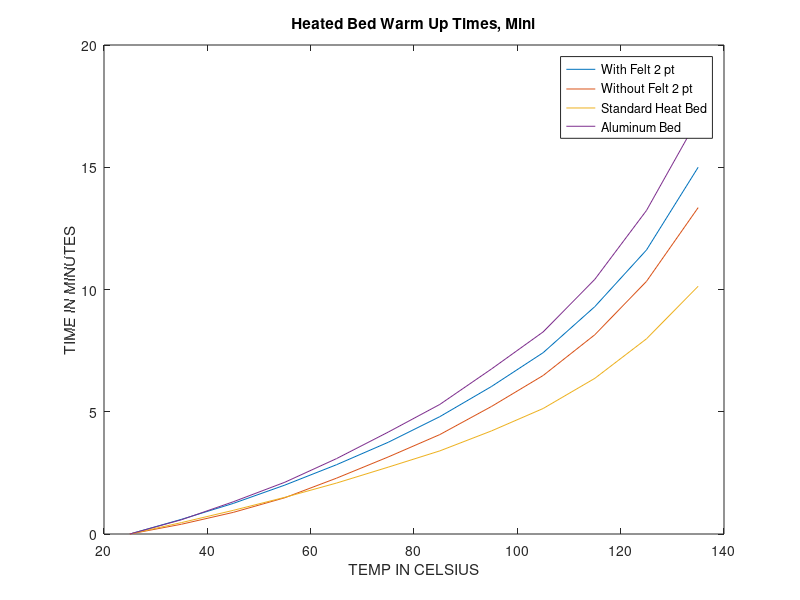

The MATLAB source for this figure:
T_1 = [25 35 45 55 65 75 85 95 105 115 125 135]
T_2 = [25 35 45 55 65 75 85 95 105 115 125 135]
T_3 = [25 35 45 55 65 75 85 95 105 115 125 135]
T_4 = [25 35 45 55 65 75 85 95 105 115 125 135]
S_1 = [0 36 75 120 170 225 288 362 445 558 697 900]
S_2 = [0 24 53 89 137 189 244 313 389 489 620 801]
S_3 = [0 28 58 90 125 164 204 253 308 382 479 608]
S_4 = [0 35 79 127 185 250 318 405 496 625 794 1020]
M_1 = S_1/60
M_2 = S_2/60
M_3 = S_3/60
M_4 = S_4/60

plot(T_1, M_1, T_2, M_2, T_3, M_3, T_4, M_4)
title("Heated Bed Warm Up Times, Mini")
legend("With Felt 2 pt" , "Without Felt 2 pt", "Standard Heat Bed", "Aluminum Bed")
xlabel("TEMP IN CELSIUS")
ylabel("TIME IN MINUTES")
